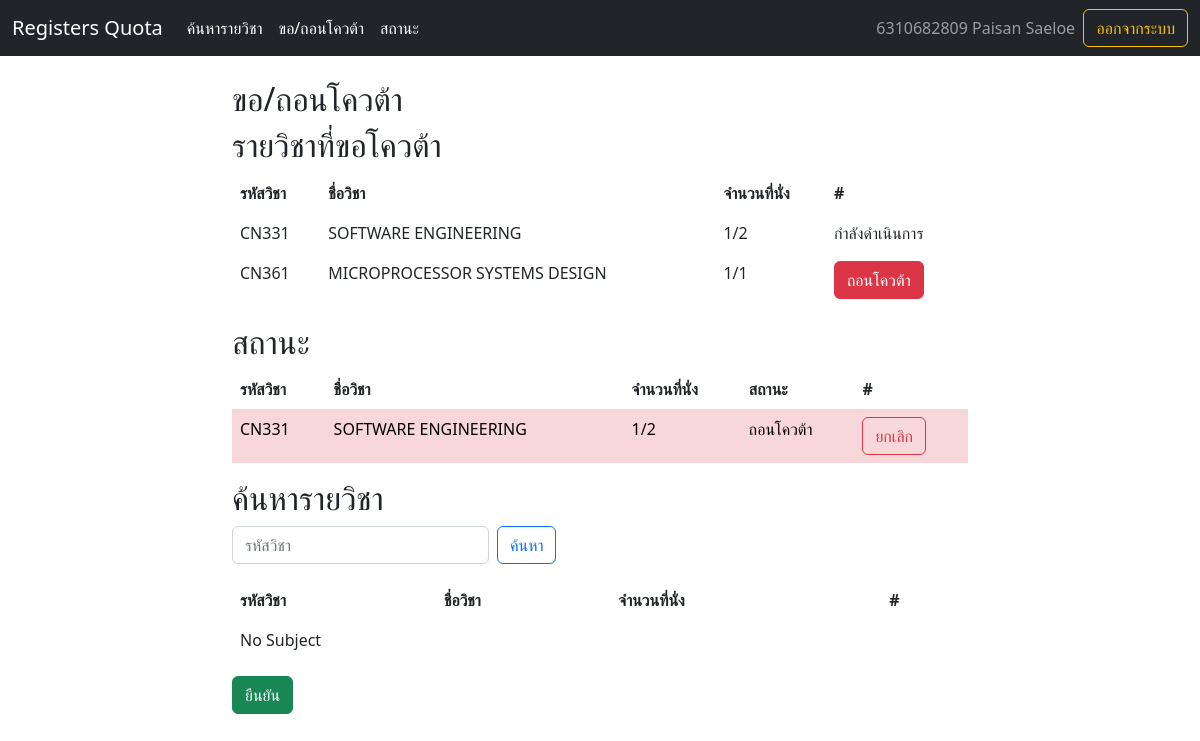
Page /quota/ (signed in) on the committed database.
### registers_quota/models.py (models this page shows, shortened)
class Student(models.Model):
    student = models.ForeignKey(User, on_delete=models.CASCADE)
    applys = models.ManyToManyField(Subject, blank=True, related_name="stu_apply")
    def __str__(self):
        return f"{self.student.username} {self.student.first_name} {self.student.last_name}"

class Subject(models.Model):
    subject = models.ForeignKey(SubjectData, on_delete=models.CASCADE)
    sem = models.IntegerField()
    year = models.IntegerField()
    seat = models.IntegerField()
    max_seat = models.IntegerField()
    status = models.CharField(max_length=10, choices=[('Open','Y'), ('Close','N')], default='Open')
    quota_status = models.BooleanField(default=True)
    class Meta:
        unique_together = ['subject', 'sem', 'year']
    def __str__(self):
        return f"{self.subject} {self.sem} {self.year}"

class SubjectData(models.Model):
    sub_id = models.CharField(max_length=10, primary_key=True)
    sub_name = models.CharField(max_length=64)
    def __str__(self):
        return f"{self.sub_id}"

class Apply(models.Model):
    student = models.ForeignKey(Student, on_delete=models.CASCADE)
    subject = models.ForeignKey(Subject, on_delete=models.CASCADE)
    status = models.CharField(max_length=64, choices=[('empty','empty'), ('add','add'),
                                                             ('withdraw','withdraw')], default='empty')

### registers_quota/views.py (the view)
# urls.py: path('quota/', views.quota, name='quota'),
def quota(request):
    if not request.user.is_authenticated:
        return HttpResponseRedirect(reverse('login'))
    else:
        if request.user.is_staff:
            return HttpResponseRedirect(reverse('index'))
        else:
            return StudentPage(request).quota()

### registers_quota/templates/reg/quota.html (shortened to what this page needs)
{% extends 'reg/layout.html' %}
{% block body %}
<br>
<div class="container">
    <div class="row">
        <div class="col-2"></div>
        <div class="col-8">
            <h2>ขอ/ถอนโควต้า</h2>
            <form action="{% url 'quota' %}" method="post">
                <h2>รายวิชาที่ขอโควต้า</h2>
                <div class="table-responsive">
                    <table class="table table-borderless">
                        <thead class="table-info">
                            <tr class="table">
                                <th>รหัสวิชา</th>
                                <th>ชื่อวิชา</th>
                                <th>จำนวนที่นั่ง</th>
                                <th>#</th>
                            </tr>
                        </thead>
                        <tbody>
                            {% if complete_apply %}
                                {% for apply in complete_apply %}
                                    {% if apply.subject.sub_id in withdraw_list %}
                                        <tr>
                                            <td>{{apply.subject.sub_id}}</td>
                                            <td>{{apply.subject.sub_name}}</td>
                                            <td>{{apply.seat}}/{{apply.max_seat}}</td>
                                            <td>กำลังดำเนินการ</td>
                                        </tr>
                                    {% else %}
                                        <tr>
                                            <td>{{apply.subject.sub_id}}</td>
                                            <td>{{apply.subject.sub_name}}</td>
                                            <td>{{apply.seat}}/{{apply.max_seat}}</td>
                                            <td><button type="submit" class="btn btn-danger" name="withdraw" value="{{apply}}">ถอนโควต้า</button></td>
                                        </tr>
                                    {% endif %}
                                {% endfor %}
                            {% else %}
                                <td colspan="4">No Subject</td>
                            {% endif %}
                        </tbody>
                    </table>
                </div>
                <h2>สถานะ</h2>
                <div class="table-responsive">
                    <table class="table table-borderless">
                        <thead class="table-info">
                            <tr class="table">
                                <th>รหัสวิชา</th>
                                <th>ชื่อวิชา</th>
                                <th>จำนวนที่นั่ง</th>
                                <th>สถานะ</th>
                                <th>#</th>
                            </tr>
                        </thead>
                        <tbody>
                            {% if add_apply or withdraw_apply%}
                                {% for apply in withdraw_apply %}
                                    <tr class="table-danger">
                                        <td>{{apply.subject.subject.sub_id}}</td>
                                        <td>{{apply.subject.subject.sub_name}}</td>
                                        <td>{{apply.subject.seat}}/{{apply.subject.max_seat}}</td>
                                        <td>ถอนโควต้า</td>
                                        <td><button type="submit" class="btn btn-outline-danger" name="cancel" value="{{apply.subject}}">ยกเลิก</button></td>
                                    </tr>
                                {% endfor %}
                            {% else %}
                                <td colspan="5">No Subject</td>
                            {% endif %}
                        </tbody>
                    </table>
                </div>
                <h2>ค้นหารายวิชา</h2>
                <div class="row g-2">
                    <div class="col-auto">
                        <input type="text" class="form-control" name="search_keyword" value="{{search_keyword}}" placeholder="รหัสวิชา"">
                    </div>
                    <div class="col-auto">
                        <input type="submit" class="btn btn-outline-primary mb-3" value="ค้นหา">
                    </div>
                </div>
                <div class="table-responsive">
                    <table class="table table-borderless">
                        <thead class="table-info">
                            <tr class="table">
                                <th>รหัสวิชา</th>
                                <th>ชื่อวิชา</th>
                                <th>จำนวนที่นั่ง</th>
                                <th>#</th>
                            </tr>
                        </thead>
                        <tbody>
                            {% if search_keyword  %}
                                {% for subject in subjects %}
                                    {% if search_keyword.upper in subject.subject.sub_id.upper %}
                                        {% if subject.subject.sub_id in complete_list %}
                                            <tr>
                                                <td>{{ subject.subject.sub_id }}</td>
                                                <td>{{ subject.subject.sub_name }}</td>
                                                <td>{{subject.seat}}/{{subject.max_seat}}</td>
                                                <td>ขอโควต้าเรียบร้อย</td>
                                            </tr>
                                        {% elif subject.subject.sub_id in add_list or subject.subject.sub_id in withdraw_list %}
                                            <tr>
                                                <td>{{ subject.subject.sub_id }}</td>
                                                <td>{{ subject.subject.sub_name }}</td>
                                                <td>{{subject.seat}}/{{subject.max_seat}}</td>
                                                <td>กำลังดำเนินการ</td>
                                            </tr>
                                        {% elif subject.status == "N" %}
                                            <tr>
                                                <td>{{ subject.subject.sub_id }}</td>
                                                <td>{{ subject.subject.sub_name }}</td>
                                                <td>{{subject.seat}}/{{subject.max_seat}}</td>
                                                <td class="table-warning">ที่นั่งเต็ม</td>
                                            </tr>
                                        {% else %}
                                            <tr>
                                                <td>{{ subject.subject.sub_id }}</td>
                                                <td>{{ subject.subject.sub_name }}</td>
                                                <td>{{subject.seat}}/{{subject.max_seat}}</td>
                                                <td><button class="btn btn-primary" name="add" type="submit" value="{{subject}}">ขอโควต้า</button></td>
                                            </tr>
                                        {% endif %}
                                    {% endif %}
                                {% empty %}
                                    <td colspan="4">No Subject</td>
                                {% endfor %}
                            {% else %}
                                <td colspan="4">No Subject</td>
                            {% endif %}
                        </tbody>
                    </table>
                </div>
                <button type="button" class="btn btn-success" data-bs-toggle="modal" data-bs-target="#submitbackdrop">
                    ยืนยัน
                </button>
            </form>
        </div>
    </div>
</div>
{% endblock %}

### registers_quota/templates/reg/layout.html (shortened to what this page needs)
<!DOCTYPE html>
<html lang="en">
    <head>
        <link href="https://cdn.jsdelivr.net/npm/bootstrap@5.2.1/dist/css/bootstrap.min.css" rel="stylesheet">
    </head>
    <body>
        {% block nav %}
            <nav class="navbar navbar-expand-lg navbar-dark bg-dark">
                <div class="container-fluid">
                <a class="navbar-brand" href="/index">Registers Quota</a>
                <div class="collapse navbar-collapse" id="navbarText">
                    <ul class="navbar-nav me-auto mb-lg-0">
                        <li class="nav-item">
                            <a class="nav-link active" aria-current="page" href="{% url 'search' %}">ค้นหารายวิชา</a>
                        </li>
                        <li class="nav-item">
                            <a class="nav-link active" aria-current="page" href="{% url 'quota' %}">ขอ/ถอนโควต้า</a>
                        </li>
                        <li class="nav-item">
                            <a class="nav-link active" aria-current="page" href="{% url 'status' %}">สถานะ</a>
                        </li>
                    </ul>
                    <span class="navbar-text">
                    {{student}} &nbsp
                    </span>
                    <ul class="navbar-nav  mb-lg-0">
                        <li class="nav-item">
                            <input type="button" class="btn btn-outline-warning" onclick="location.href={% url 'logout' %};" value="ออกจากระบบ">
                        </li>
                    </ul>
                </div>
                </div>
            </nav>
        {% endblock%}
        {% block body %}
        {% endblock %}
    </body>
</html>

### rows in the picture
Student: student.last_name "6310682809 Paisan Saeloe"
Subject: subject.sub_id "CN331", subject.sub_name "SOFTWARE ENGINEERING", seat "1", max_seat "2"
Subject: subject.sub_id "CN361", subject.sub_name "MICROPROCESSOR SYSTEMS DESIGN", seat "1", max_seat "1"
Apply: subject.subject.sub_id "CN331", subject.subject.sub_name "SOFTWARE ENGINEERING", subject.seat "1", subject.max_seat "2"
